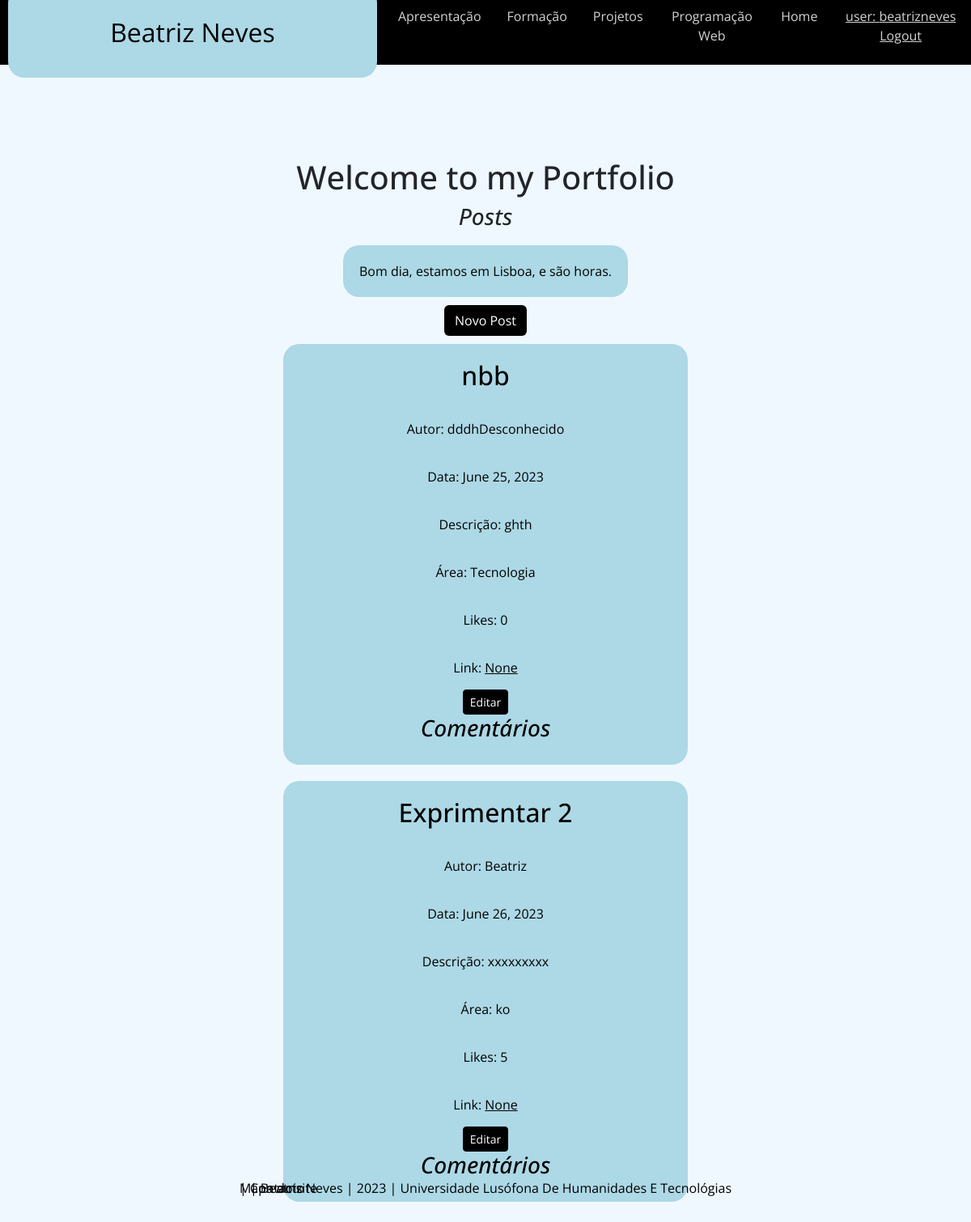
The page /home (signed in) on the database as committed earlier.
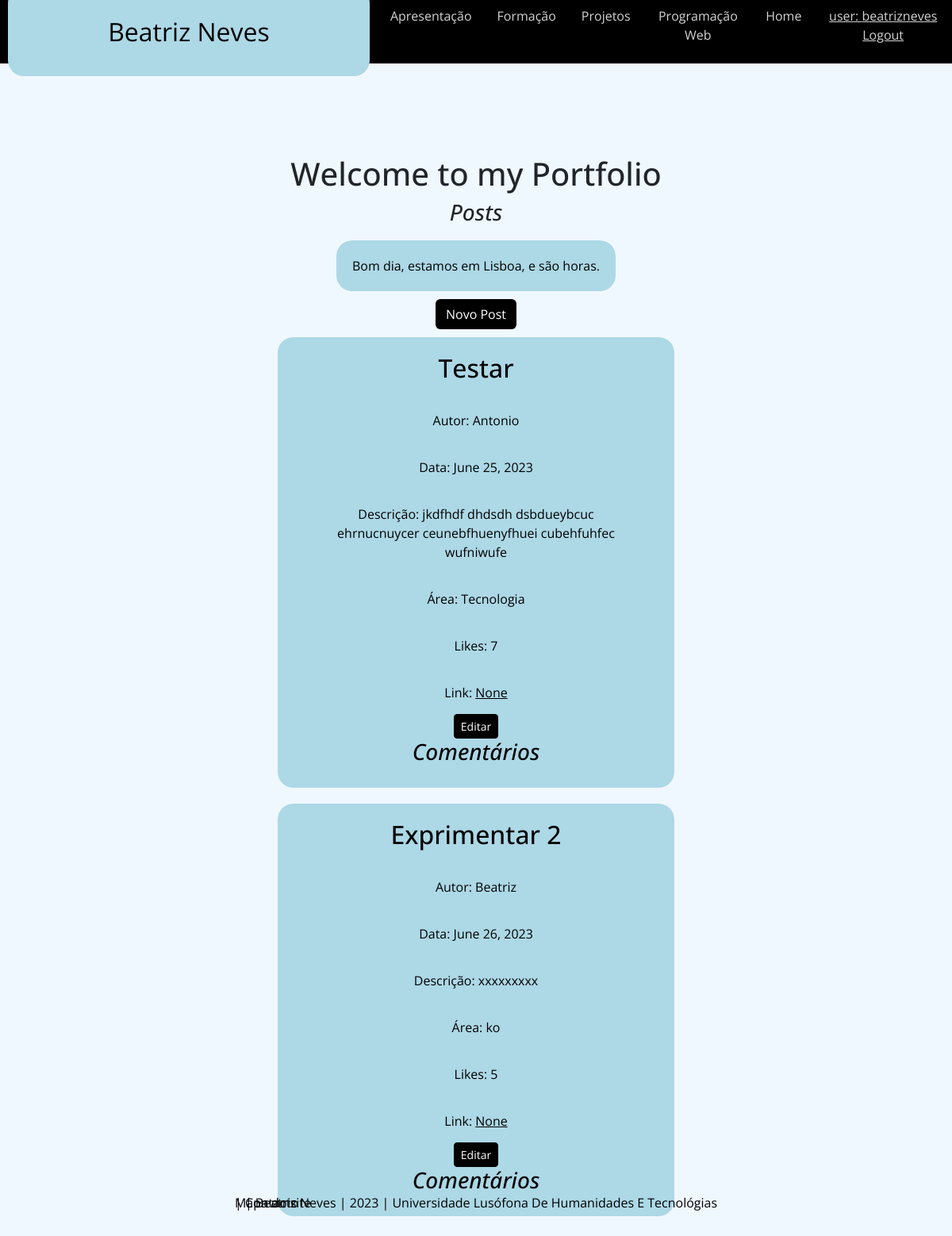
The same page on the database as committed later.
### portfolio/models.py (models this page shows, shortened)
class Post(models.Model):
    autor = models.CharField(max_length=100, default='Desconhecido')
    data = models.DateField(default=timezone.now())
    titulo = models.CharField(max_length=100,default='Nenhuma descrição')
    descricao = models.CharField(max_length=100, default='')
    link = models.URLField(blank=True, null=True)
    area = models.CharField(max_length=100, default='LifeStyle')
    likes = models.IntegerField(default=0)

### portfolio/views.py (the view)
# urls.py: path('', views.home_page_view, name='home'),
def home_page_view(request):
    local = 'Lisboa'
    horas = datetime.now().hour
    context = {
        'ano': datetime.now().year,
        'local': local,
        'horas': horas,
        'Post': Post.objects.all(),
    }
    return render(request, 'portfolio/home.html', context)

### portfolio/templates/portfolio/home.html
{% extends 'portfolio/layout.html' %}
{% load static %}
{% block main %}
  <h1>Welcome to my Portfolio</h1>
{% if request.user.is_authenticated %}
	<h3>Posts</h3>
   <p>
    {% if hora > 12 %}
       Boa tarde,
    {% else %}
       Bom dia,
    {% endif %}
    estamos em {{ local }}, e são {{ hora }} horas.
 </p>
<a href="{% url 'portfolio:nova' %}" class="btn btn-sucess" style="background-color: black; color: white;">Novo Post</a>
  {% for post in Post %}
     <div>
            <h2>{{ post.titulo }}</h2>
            <p>Autor: {{ post.autor }}</p>
            <p>Data: {{ post.data }}</p>
            <p>Descrição: {{ post.descricao }}</p>
            <p>Área: {{ post.area }}</p>
            <p>Likes: {{ post.likes }}</p>
            <p>Link: <a href="{{ post.link }}">{{ post.link }}</a></p>
             <a href="{% url 'portfolio:edita' post.id %}" class="btn btn-warning  btn-sm" style="background-color: black; border-color: black; color: white;" >Editar</a>
            <h3>Comentários</h3>
     </div>
  {% endfor %}
{% endif %}
{% endblock %}

### portfolio/templates/portfolio/layout.html (shortened to what this page needs)
<!DOCTYPE html>
<html lang="en">
<head>
    <link href="https://cdn.jsdelivr.net/npm/bootstrap@5.3.0/dist/css/bootstrap.min.css" rel="stylesheet">
    {% load static %}
    <link rel="stylesheet" href="{% static 'portfolio/css/estilos.css' %}">
</head>
<body>
    <header class="jumbotron text-center">
            <div>Beatriz Neves</div>
       <nav>
         <a href="{% url 'portfolio:apresentacao' %}">Apresentação</a>
         <a href="{% url 'portfolio:formacao' %}">Formação</a>
         <a href="{% url 'portfolio:projetos' %}">Projetos</a>
         <a href="{% url 'portfolio:competencias' %}">Programação Web</a>
         <a href="{% url 'portfolio:home' %}">Home</a>
           <p>
               {% if request.user.is_authenticated %}
                user: {{request.user}}
                 <a href="{% url 'portfolio:logout' %}">Logout</a>
                 {% else %}
                <a href="{% url 'portfolio:login' %}">Login</a>
               {% endif %}
           </p>
       </nav>
    </header>
    <main class="container text-center">
        {% block main %}
        {% endblock main %}
    </main>
    <footer >
       <a href="{% url 'portfolio:home' %}">Mapa do site</a> |
       <a href="{% url 'portfolio:apresentacao' %}">Contacto</a> |
          Beatriz Neves |
           2023 |
          Universidade Lusófona De Humanidades E Tecnológias
     </footer>
</body>
</html>

### portfolio/static/portfolio/css/estilos.css (style rules this page uses)
* { padding: 0; margin: 0; box-sizing:border-box; font-family: 'Open Sans', sans-serif; }
body { background-color: #F0F8FF; }
header { height: 10vh; background: black; color: lightgray; top: 0; display:flex; justify-content: space-between; align-items: center; }
header div { font-size: 2em; padding: 1em; }
header nav { display:flex; justify-content: flex-end; }
nav a { padding: 0 1em; text-decoration: none; font-size: 1rem; color: lightgray; }
nav p { text-decoration: underline; }
main { width: 50px; padding: 15px; border-radius: 20px; display: flex; flex-direction: column; align-items: center; justify-content: center; margin-left: auto; margin-right: auto; margin-top: 100px; }
main p { text-align: center; padding: 20px; margin: 10px; color: black; background-color: lightblue; border-radius: 20px; }
div { text-align: center; padding: 20px; margin: 10px; color: black; background-color: lightblue; border-radius: 20px; width:500px; justify-content: center; align-items: center; }
div h2, div p { padding-bottom: 5px; }
footer { position:fixed; bottom: 30px; width: 100%; color: black; text-align: center; text-width: bold; }
footer a { position:fixed; text-decoration: none; color: black; }
div a { color: black; }
h3 { font-style: italic; }

Rows that differ between the two databases and show on the page:
changed Post "Tecnologia": titulo "nbb" → "Testar"; autor "dddhDesconhecido" → "Antonio"; descricao "ghth" → "jkdfhdf dhdsdh dsbdueybcuc ehrnucnuycer ceunebfhuenyfhuei cubehfuhfec wufniwufe"; likes "0" → "7"
